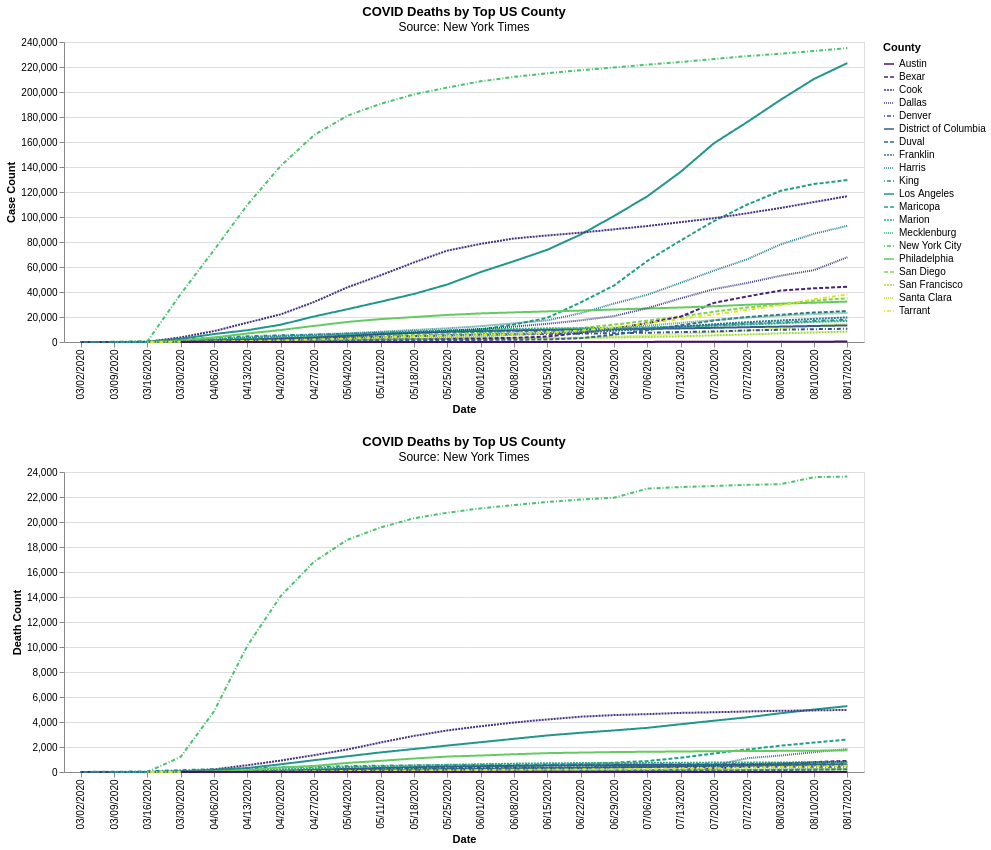

Specify this chart in Vega-Lite:
### Vega-Lite specification from a JSON file in a GitHub repository (floating-point values rounded to 4 significant figures; data arrays with more than 128 entries replaced by an {"elided": "..."} marker saying what was removed)
{"config": {"view": {"continuousWidth": 400, "continuousHeight": 300}}, "vconcat": [{"data": {"name": "data-aec54c2c04ca3af2ababa39fab3ce108"}, "mark": "line", "encoding": {"color": {"type": "nominal", "field": "County", "scale": {"scheme": "viridis"}}, "strokeDash": {"type": "nominal", "field": "County"}, "x": {"type": "ordinal", "field": "Date"}, "y": {"type": "quantitative", "field": "Case Count"}}, "height": 300, "title": {"text": "COVID Deaths by Top US County", "subtitle": "Source: New York Times"}, "width": 800}, {"data": {"name": "data-6e6858a1e12b489a3169cd6ba156d32b"}, "mark": "line", "encoding": {"color": {"type": "nominal", "field": "County", "scale": {"scheme": "magma"}}, "strokeDash": {"type": "nominal", "field": "County"}, "x": {"type": "ordinal", "field": "Date"}, "y": {"type": "quantitative", "field": "Death Count"}}, "height": 300, "title": {"text": "COVID Deaths by Top US County", "subtitle": "Source: New York Times"}, "width": 800}], "$schema": "https://vega.github.io/schema/vega-lite/v4.8.1.json", "datasets": {"data-aec54c2c04ca3af2ababa39fab3ce108": {"elided": "461 records"}, "data-6e6858a1e12b489a3169cd6ba156d32b": {"elided": "461 records"}}}
